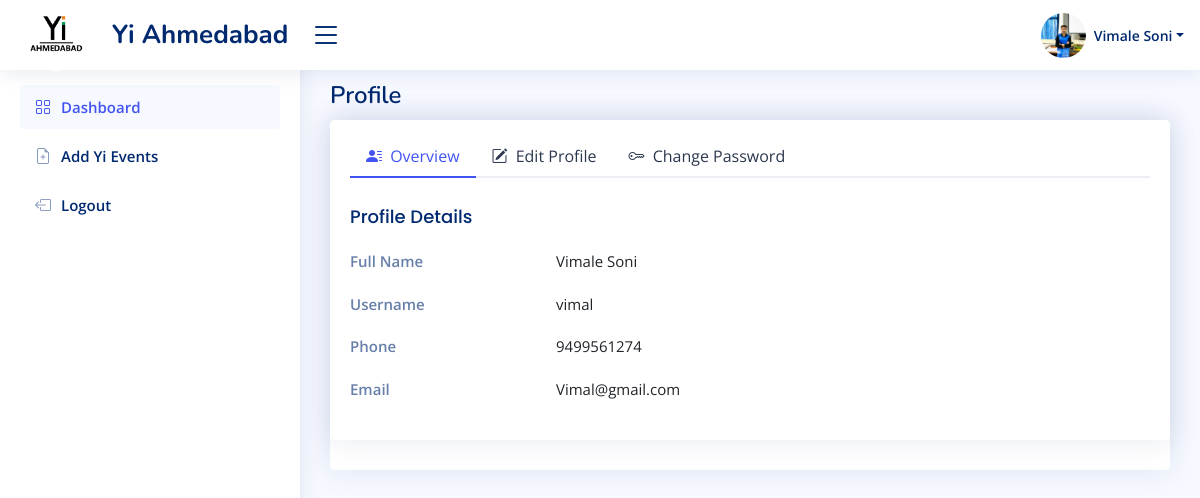
The page /member/profile (signed in) on the database as committed earlier.
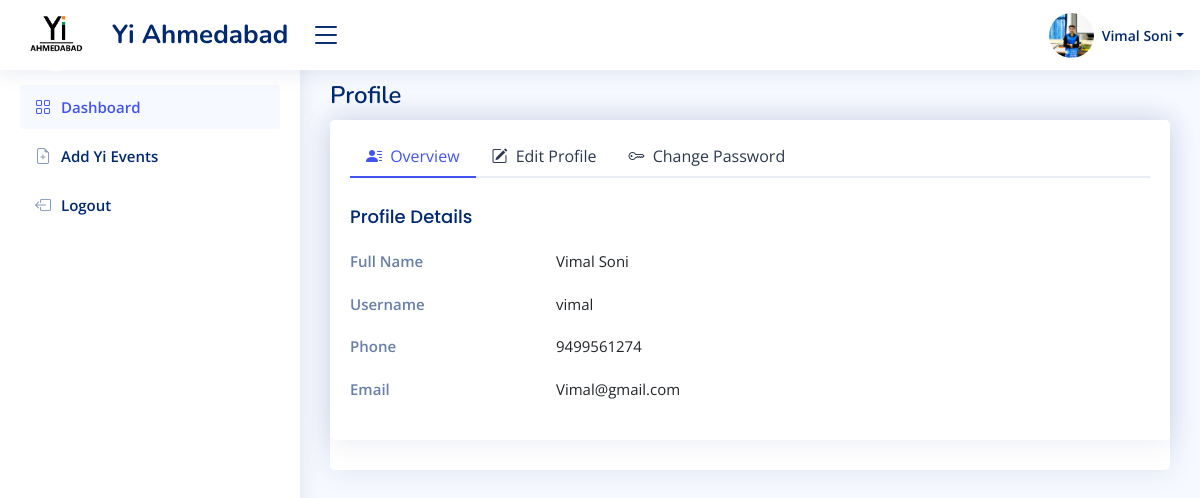
The same page on the database as committed later.
### admin_app/models.py (models this page shows, shortened)
class LoginSide(AbstractUser):
    id = models.UUIDField(primary_key=True,default=uuid.uuid4,editable=False,db_index=True)
    login_role = models.ManyToManyField(Login_Role,verbose_name = "LoginRole")
    first_name = models.CharField(max_length=200,null=True,verbose_name = "FirstName")
    last_name = models.CharField(max_length=200)
    email = models.EmailField(max_length=200,unique=True,validators=[validate_email])
    photo = models.ImageField(upload_to='user_photo/', null=True, blank=True )
    yi_role = models.CharField(max_length=200,null=True)
    phone_number = models.CharField(
        max_length=10,  # This will accommodate international numbers
        default='0',
        validators=[
            RegexValidator(
                regex=r'^(\+91[\-\s]?)?[0]?(91)?[789]\d{9}$',  # This is the regex for validating the phone number
                message="Enter a valid phone number.",
                code="invalid_phone"
            ),
        ],
    )

### manager_app/views.py (the view)
# urls.py: path('profile',manager_profile,name='manager-profile'),
@login_required(login_url='index')
def manager_profile(request):
    if  request.user.login_role.filter(name='Admin').exclude():
        return redirect('Error-Page')
    return render(request,'member/member_profile.html')

### manager_app/templates/member/member_profile.html (shortened to what this page needs)
{% extends "components/base.html" %}
{% load static %}
{% block bodyblock %}
  <main id="main" class="main">
    <div class="pagetitle">
      <h1>Profile</h1>
    </div>
    <section class="section profile">
      <div class="row">
       <div class="col-lg-12">
          <div class="card mb-4">
        <div class="col-xl-12">
          <div class="card">
            <div class="card-body pt-3">
              <ul class="nav nav-tabs nav-tabs-bordered">
                <li class="nav-item">
                  <button class="nav-link active" data-bs-toggle="tab" data-bs-target="#profile-overview">
                    <i class="bi bi-person-lines-fill me-1"></i> Overview
                  </button>
                </li>
                <li class="nav-item">
                  <button class="nav-link" data-bs-toggle="tab" data-bs-target="#profile-edit">
                    <i class="bi bi-pencil-square me-1"></i> Edit Profile
                  </button>
                </li>
                <li class="nav-item">
                  <button class="nav-link" data-bs-toggle="tab" data-bs-target="#profile-change-password">
                    <i class="bi bi-key me-1"></i> Change Password
                  </button>
                </li>
              </ul>
              <div class="tab-content pt-2">
                <div class="tab-pane fade show active profile-overview" id="profile-overview">
                  <h5 class="card-title">Profile Details</h5>
                  <div class="row">
                    <div class="col-lg-3 col-md-4 label">Full Name</div>
                    <div class="col-lg-9 col-md-8">{{ user.first_name }} {{ user.last_name }}</div>
                  </div>
                  <div class="row">
                    <div class="col-lg-3 col-md-4 label">Username</div>
                    <div class="col-lg-9 col-md-8">{{ user.username }}</div>
                  </div>
                  <div class="row">
                    <div class="col-lg-3 col-md-4 label">Phone</div>
                    <div class="col-lg-9 col-md-8">{{ user.phone_number }}</div>
                  </div>
                  <div class="row">
                    <div class="col-lg-3 col-md-4 label">Email</div>
                    <div class="col-lg-9 col-md-8">{{ user.email }}</div>
                  </div>
                </div>
              </div>
            </div>
          </div>
        </div>
      </div>
    </section>
  </main>
  {% endblock %}

### manager_app/templates/components/header.html (shortened to what this page needs)
{% load static %}
<header id="header" class="header fixed-top d-flex align-items-center">
    <div class="d-flex align-items-center justify-content-between">
      <a href="{% url 'manager-dashboard' %}" class="logo d-flex align-items-center">
  <img src="{% static 'Image/YIIMG.png' %}" alt="logo img" class="rounded-circle" >
        <span class="d-none d-lg-block">Yi Ahmedabad</span>
      </a>
      <i class="bi bi-list toggle-sidebar-btn"></i>
    </div>
    <nav class="header-nav ms-auto">
      <ul class="d-flex align-items-center">
        <li class="nav-item dropdown pe-3">
          <a class="nav-link nav-profile d-flex align-items-center pe-0" href="#" data-bs-toggle="dropdown">
            <img src="{% if user.photo %}{{ user.photo.url }} {% else %} {% static 'Image/img.png' %} {% endif %}" height="45px" width="45px" alt="Profile" class="rounded-circle">
            <span class="d-none d-md-block dropdown-toggle ps-2">{{ user.first_name }} {{ user.last_name }}</span>
          </a>
        </li>
      </ul>
    </nav>
  </header>

Rows that differ between the two databases and show on the page:
changed LoginSide "Soni": first_name "Vimale" → "Vimal"
